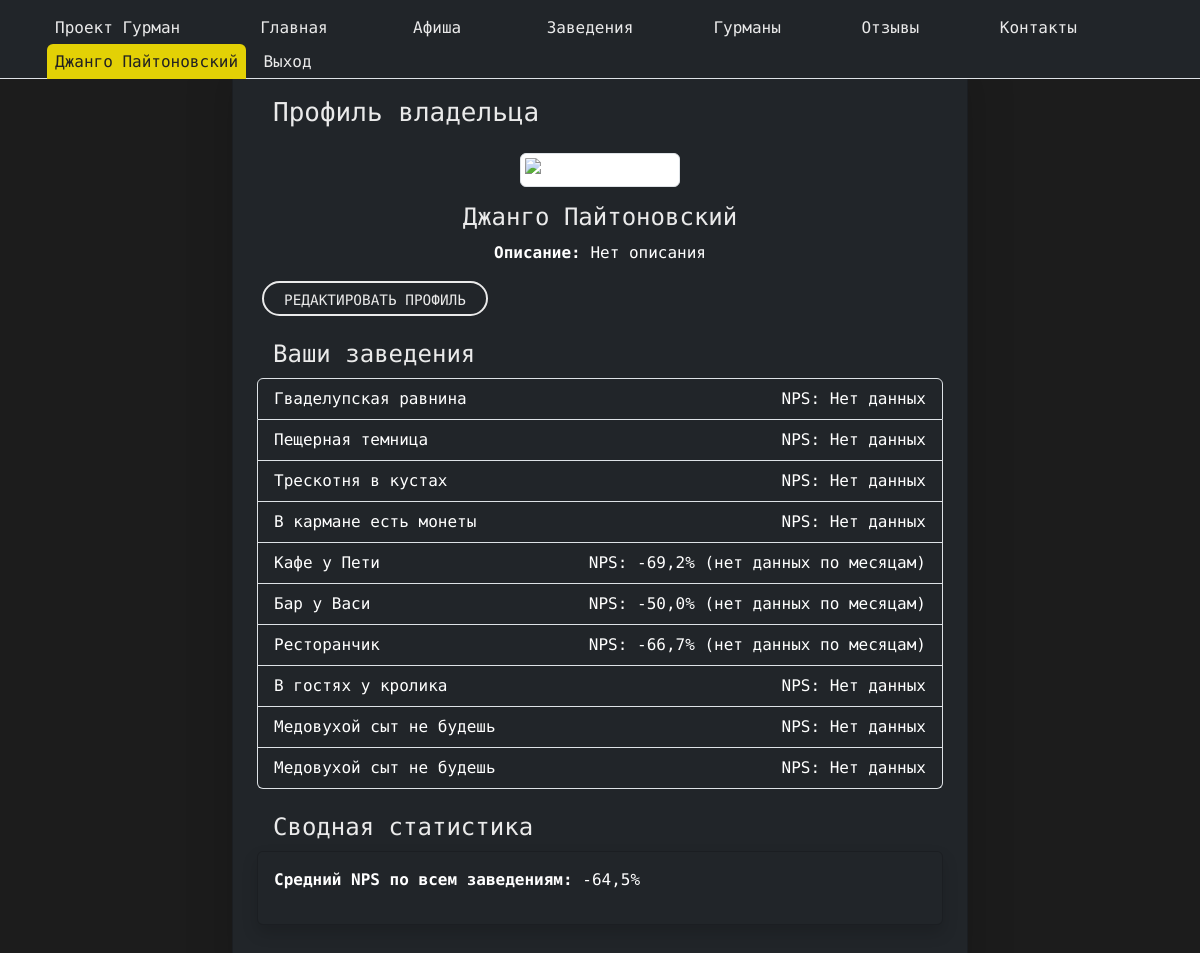
The page /profile/ (signed in) on the database as committed earlier.
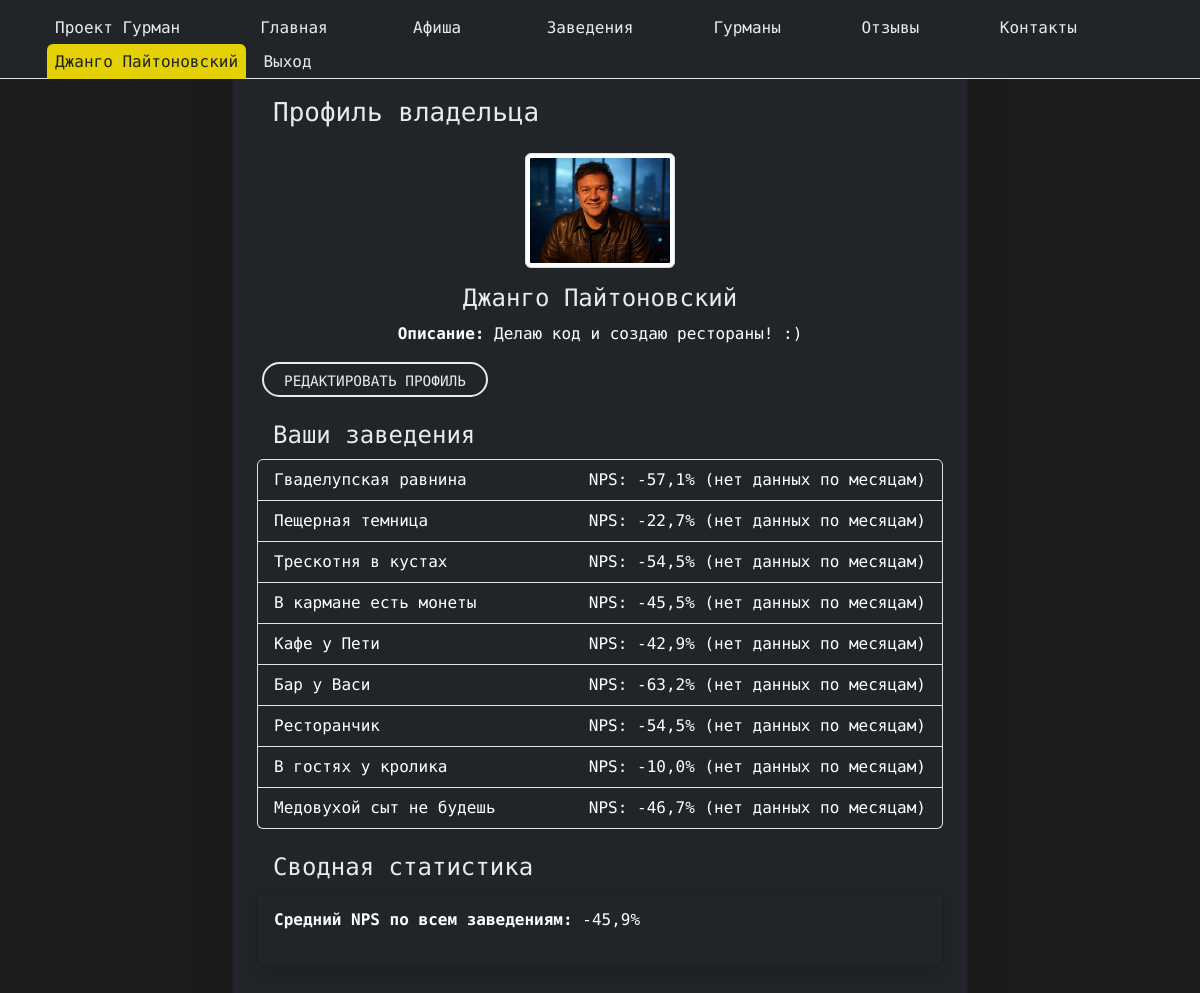
The same page on the database as committed later.
### landing/models.py (models this page shows, shortened)
class User(AbstractBaseUser, PermissionsMixin):
    ROLE_CHOICES = (
        ("gourmand", "Гурман"),
        ("owner", "Владелец заведения"),
    )
    email = models.EmailField(unique=True)
    first_name = models.CharField(max_length=30, blank=True)
    last_name = models.CharField(max_length=30, blank=True)
    role = models.CharField(max_length=10, choices=ROLE_CHOICES, default="gourmand", db_index=True)  # Индекс на role
    is_active = models.BooleanField(default=True)
    is_staff = models.BooleanField(default=False)
    slug = models.SlugField(max_length=100, blank=True, unique=True, verbose_name="Слаг")
    date_joined = models.DateTimeField(auto_now_add=True, db_index=True)  # Индекс на date_joined
    objects = UserManager()
    USERNAME_FIELD = "email"
    REQUIRED_FIELDS = ["first_name", "last_name"]
    def is_gourmand(self):
        return self.role == "gourmand"
    def is_owner(self):
        return self.role == "owner"

class OwnerProfile(models.Model):
    user = models.OneToOneField(User, on_delete=models.CASCADE, related_name='owner_profile')
    description = models.TextField(blank=True)
    places = models.ManyToManyField(Place, blank=True)
    image = models.ImageField(upload_to="owners/", blank=True, null=True)

class Place(models.Model):
    name = models.CharField(max_length=100)
    description = models.TextField()
    place_email = models.EmailField()
    location = models.TextField()
    rating = models.DecimalField(max_digits=3, decimal_places=1, default=0.0)
    phone = models.TextField(max_length=50)
    website = models.URLField(max_length=200, blank=True, null=True)
    owner = models.ForeignKey(
        settings.AUTH_USER_MODEL,
        on_delete=models.SET_NULL,
        null=True,
        blank=True,
        related_name='owned_places'
    )
    slug = models.SlugField(max_length=100, blank=True, unique=True, verbose_name="Слаг")

### landing/views.py (the view)
# urls.py: path('profile/', views.profile, name='profile'),
@login_required
def profile(request):
    user = request.user
    if user.is_gourmand():
        profile, _ = GourmandProfile.objects.get_or_create(user=user)
        return render(request, "gourmands/gourmand_profile.html", {"profile": profile})
    elif user.is_owner():
        profile, _ = OwnerProfile.objects.get_or_create(user=user)
        today = datetime.today()
        current_month_start = today.replace(day=1, hour=0, minute=0, second=0, microsecond=0)
        last_month_start = current_month_start - relativedelta(months=1)
        last_month_end = current_month_start - relativedelta(seconds=1)
        places = Place.objects.filter(owner=user)
        place_stats = {}
        if places.exists():
            for place in places:
                total_responses = NPSResponse.objects.filter(review__place=place).count()
                promoters = NPSResponse.objects.filter(review__place=place, score__gte=9).count()
                detractors = NPSResponse.objects.filter(review__place=place, score__lte=6).count()
                nps = (
                    promoters / total_responses * 100 - detractors / total_responses * 100
                ) if total_responses > 0 else 0
                current_total = NPSResponse.objects.filter(
                    review__place=place,
                    created_at__gte=current_month_start
                ).count()
                current_promoters = NPSResponse.objects.filter(
                    review__place=place,
                    created_at__gte=current_month_start,
                    score__gte=9
                ).count()
                current_detractors = NPSResponse.objects.filter(
                    review__place=place,
                    created_at__gte=current_month_start,
                    score__lte=6
                ).count()
                current_nps = (
                    current_promoters / current_total * 100 - current_detractors / current_total * 100
                ) if current_total > 0 else None
                last_total = NPSResponse.objects.filter(
                    review__place=place,
                    created_at__gte=last_month_start,
                    created_at__lte=last_month_end
                ).count()
                last_promoters = NPSResponse.objects.filter(
                    review__place=place,
                    created_at__gte=last_month_start,
                    created_at__lte=last_month_end,
                    score__gte=9
                ).count()
                last_detractors = NPSResponse.objects.filter(
                    review__place=place,
                    created_at__gte=last_month_start,
                    created_at__lte=last_month_end,
                    score__lte=6
                ).count()
                last_nps = (
                    last_promoters / last_total * 100 - last_detractors / last_total * 100
                ) if last_total > 0 else None
                tag_stats = NPSResponse.objects.filter(review__place=place).values('tags__label').annotate(
                    tag_count=Count('tags__label')
                ).order_by('-tag_count')[:3]
                current_month_tags = NPSResponse.objects.filter(
                    review__place=place,
                    created_at__gte=current_month_start
                ).values('tags__label').annotate(
                    tag_count=Count('tags__label')
                ).order_by('-tag_count')
                last_month_tags = NPSResponse.objects.filter(
                    review__place=place,
                    created_at__gte=last_month_start,
                    created_at__lte=last_month_end
                ).values('tags__label').annotate(
                    tag_count=Count('tags__label')
                ).order_by('-tag_count')
                tag_dynamics = {}
                for tag in set(
                        [t['tags__label'] for t in current_month_tags] + [t['tags__label'] for t in last_month_tags]):
                    current_count = next((t['tag_count'] for t in current_month_tags if t['tags__label'] == tag), 0)
                    last_count = next((t['tag_count'] for t in last_month_tags if t['tags__label'] == tag), 0)
                    tag_dynamics[tag] = {
                        'current': current_count,
                        'last': last_count,
                        'change': current_count - last_count
                    }
                place_stats[place.id] = {
                    'place': place,
                    'nps': nps,
                    'total_responses': total_responses,
                    'current_nps': current_nps,
                    'last_nps': last_nps,
                    'tag_stats': tag_stats,
                    'tag_dynamics': tag_dynamics,
                }
        total_responses = NPSResponse.objects.filter(review__place__owner=user).count()
        total_promoters = NPSResponse.objects.filter(review__place__owner=user, score__gte=9).count()
        total_detractors = NPSResponse.objects.filter(review__place__owner=user, score__lte=6).count()
        average_nps = (
            total_promoters / total_responses * 100 - total_detractors / total_responses * 100
        ) if total_responses > 0 else 0
        context = {
            'user': user,
            'profile': profile,
            'place_stats': place_stats,
            'current_month': current_month_start.strftime('%Y-%m'),
            'last_month': last_month_start.strftime('%Y-%m'),
            'average_nps': average_nps,
        }
        return render(request, "places/owner_profile.html", context)
    return redirect("index")

### templates/places/owner_profile.html
{% extends 'landing/base.html' %}
{% load static %}
{% load static math_filters %}
{% block content %}
<div class="container my-5">
    <div class="row justify-content-center">
        <div class="col-md-8">
            <div class="card bg-dark text-white shadow-lg p-4">
                <h2 class="mb-3 pt-4 pt-sm-4 pt-md-4 pt-xl-4 custom-text-color">Профиль владельца</h2>
                <div class="mb-4 text-center">
                    {% if profile.image %}
                        <img src="{{ profile.image.url }}" alt="Фото владельца" class="img-thumbnail" width="150">
                    {% else %}
                        <img src="{% static 'img/default.png' %}" alt="Фото владельца" class="img-thumbnail" width="150">
                    {% endif %}
                    <h3 class="custom-text-color mt-3">{{ user.first_name }} {{ user.last_name }}</h3>
                    <p><strong>Описание:</strong> {{ profile.description|default:"Нет описания" }}</p>
                    <div class="button_user mt-3">
                        <a href="{% url 'edit_profile' %}" class="custom-button">Редактировать профиль</a>
                    </div>
                </div>
                <div class="mb-4">
                    <h3 class="custom-text-color">Ваши заведения</h3>
                    {% if place_stats %}
                        <ul class="list-group">
                            {% for place_id, stats in place_stats.items %}
                                <li class="list-group-item bg-dark text-white d-flex justify-content-between align-items-center">
                                    {% if stats.place.slug %}
                                        <a href="{% url 'place' stats.place.slug %}" class="text-white">{{ stats.place.name }}</a>
                                    {% else %}
                                        <span class="text-muted">{{ stats.place.name }} (нет slug)</span>
                                    {% endif %}
                                    <span>
                                        {% if stats.total_responses %}
                                            {% if stats.last_nps is not None and stats.current_nps is not None %}
                                                NPS: {{ stats.last_nps|floatformat:1 }}% → {{ stats.current_nps|floatformat:1 }}%
                                                {% if stats.current_nps > stats.last_nps %}
                                                    <span class="text-success">(+{{ stats.current_nps|subtract:stats.last_nps|floatformat:1 }}%)</span>
                                                {% elif stats.current_nps < stats.last_nps %}
                                                    <span class="text-danger">(-{{ stats.last_nps|subtract:stats.current_nps|floatformat:1 }}%)</span>
                                                {% else %}
                                                    <span class="text-muted">(0%)</span>
                                                {% endif %}
                                            {% else %}
                                                NPS: {{ stats.nps|floatformat:1 }}% (нет данных по месяцам)
                                            {% endif %}
                                        {% else %}
                                            NPS: Нет данных
                                        {% endif %}
                                    </span>
                                </li>
                            {% endfor %}
                        </ul>
                    {% else %}
                        <p>У вас пока нет заведений.</p>
                    {% endif %}
                </div>
                {% if place_stats %}
                    <div class="mb-4">
                        <h3 class="custom-text-color">Сводная статистика</h3>
                        <div class="card bg-dark text-white shadow p-3">
                            <p><strong>Средний NPS по всем заведениям:</strong> {{ average_nps|floatformat:1 }}%</p>
                        </div>
                    </div>
                {% endif %}
            </div>
        </div>
    </div>
</div>
{% endblock %}

### templates/landing/base.html (shortened to what this page needs)
{% load static %}
<!DOCTYPE html>
<html lang="ru">
<head>
    <link rel="stylesheet" href="https://cdn.jsdelivr.net/npm/swiper@11/swiper-bundle.min.css" />
    <link href="https://cdn.jsdelivr.net/npm/bootstrap@5.3.3/dist/css/bootstrap.min.css" rel="stylesheet">
    <link rel="stylesheet" href="{% static 'css/style.css' %}">
</head>
<body class="main-layout">
    {% include 'includes/header.html' %}
<main class="pt-header foot-card">
    {% block content %}{% endblock %}
</main >
</body>
</html>

### templates/includes/header.html (shortened to what this page needs)
{% load static %}
{% url 'events' as events_url %}
{% url 'places' as places_url %}
{% url 'index' as index_url %}
{% url 'reviews' as reviews_url %}
{% url 'gourmands' as gourmands_url %}
{% url 'contacts' as contacts_url %}
<nav class="navbar navbar-expand-xl bg_dark fixed-top pb-0" aria-label="Основная навигация" >
    <div class="container-fluid px-3">
            <ul class="navbar-nav">
              <li class="nav-item button_user">
                <a class="navbar-brand custom-text-color pb-0 fs-5" href="{% url 'index' %}">Проект Гурман</a>
              </li>
            </ul>
              <div class="collapse navbar-collapse right_header_info fixed-top bg-dark" id="navbarNav">
                <ul class="navbar-nav ms-auto nav nav-tabs nav nav-link contact-info">
                  <li class="nav-item button_user">
                    <a class="button nav-link" href="{% url 'index' %}">Проект Гурман</a>
                  </li>
                  <li class="nav-item button_user">
                    <a class="button nav-link  {% if request.path == index_url %}active{% endif %}" href="{% url 'index' %}">Главная</a>
                  </li>
                  <li class="nav-item button_user">
                    <a class="button nav-link {% if request.path == events_url %}active{% endif %}" href="{% url 'events' %}">Афиша</a>
                  </li>
                  <li class="nav-item button_user">
                    <a class="button nav-link {% if request.path == places_url %}active{% endif %}" href="{% url 'places' %}">Заведения</a>
                  </li>
                  <li class="nav-item button_user">
                    <a class="button nav-link {% if request.path == gourmands_url %}active{% endif %}" href="{% url 'gourmands' %}">Гурманы</a>
                  </li>
                  <li class="nav-item button_user">
                    <a class="button nav-link {% if request.path == reviews_url %}active{% endif %}" href="{% url 'reviews' %}">Отзывы</a>
                  </li>
                  <li class="nav-item button_user">
                    <a class="button nav-link {% if request.path == contacts_url %}active{% endif %}" href="{% url 'contacts' %}">Контакты</a>
                  </li>
                  {% if request.user.is_authenticated %}
                    <li class="nav-item button_user">
                      <a class="button nav-link active" href="{% url 'profile' %}">{{ request.user.first_name }} {{ request.user.last_name }}</a>
                      <a class="button nav-link" href="{% url 'signout' %}">Выход</a>
                    </li>
                  {% else %}
                    <li class="button_user">
                      <a class="button nav-link" href="{% url 'signin' %}" >Вход</a>
                      <a class="button nav-link" href="{% url 'signup' %}" >Регистрация</a>
                    </li>
                  {% endif %}
                </ul>
              </div>
              </div>
</nav>

Rows that differ between the two databases and show on the page:
removed Place: place.name "Медовухой сыт не будешь", shows "NPS: Нет данных"
changed OwnerProfile: image: picture added; description "Нет описания" → "Делаю код и создаю рестораны! :)"
changed Place "Гваделупская равнина": nps (not shown) → "-57,1"; text "NPS: Нет данных" → "NPS: % (нет данных по месяцам)"
changed Place "Пещерная темница": nps (not shown) → "-22,7"; text "NPS: Нет данных" → "NPS: % (нет данных по месяцам)"
changed Place "Трескотня в кустах": nps (not shown) → "-54,5"; text "NPS: Нет данных" → "NPS: % (нет данных по месяцам)"
changed Place "В кармане есть монеты": nps (not shown) → "-45,5"; text "NPS: Нет данных" → "NPS: % (нет данных по месяцам)"
changed Place "Кафе у Пети": nps "-69,2" → "-42,9"
changed Place "Бар у Васи": nps "-50,0" → "-63,2"
changed Place "Ресторанчик": nps "-66,7" → "-54,5"
changed Place "В гостях у кролика": nps (not shown) → "-10,0"; text "NPS: Нет данных" → "NPS: % (нет данных по месяцам)"
changed Place "Медовухой сыт не будешь": nps (not shown) → "-46,7"; text "NPS: Нет данных" → "NPS: % (нет данных по месяцам)"
Other text that changed with them:
{{ average_nps|floatformat:1 }}: "-64,5" → "-45,9"
